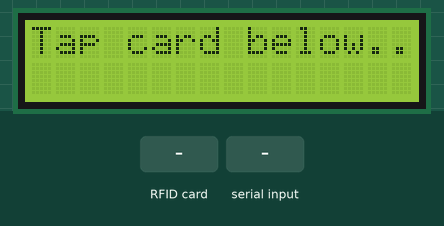
The sketch below on a simulated Arduino Uno, built with avr-gcc and run on an emulated ATmega328P. On the bench: 16×2 character LCD. Inputs (shaded band) come from the test bench. What the sketch prints to the serial monitor is not drawn.

Above: at 1.3 s.
1.4 s: RFID card 5E 7A 19 C4 held to the reader
At 2.5 s:
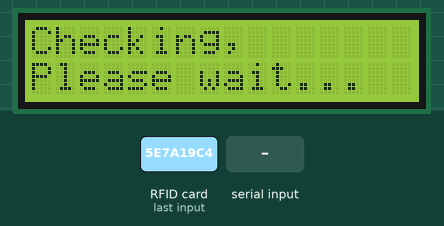
2.9 s: "<#>" received over Serial
At 4.2 s:
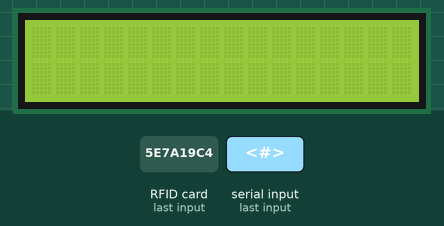
Timing chart, 0 to 5.9 s (numbered marks = the images above; inputs shaded):
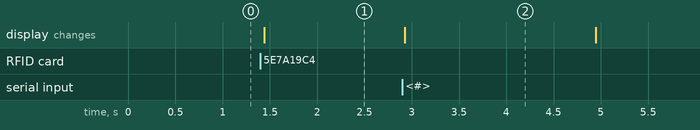

Measured:
- after the input at 1.4 s, the display: changes at once (image 1)
- after the input at 2.9 s, the display: changes at once (image 2)
- what the display in image 2 shows lasts 2.0 s, from 2.9 s to 4.9 s

The sketch:

ArduinoController.ino
```cpp
#include <string.h>
#include <SPI.h>
#include <MFRC522.h>

#include <Wire.h>
#include <LiquidCrystal_I2C.h>

#define SS_PIN 10
#define RST_PIN 9

MFRC522 rfid(SS_PIN, RST_PIN); // Instance of the class

LiquidCrystal_I2C lcd(0x27, 16, 2);

MFRC522::MIFARE_Key key;

void setup() {
  Wire.begin();
  Serial.begin(9600);
  SPI.begin(); // Init SPI bus
  rfid.PCD_Init(); // Init MFRC522


  lcd.init();
  lcd.clear();
  lcd.backlight();      // Make sure backlight is on

  // // Print a message on both lines of the LCD.
  lcd.setCursor(0,0);   //Set cursor to character 2 on line 0
  lcd.print("Tap card below...");

}

const byte numChars = 32;
char receivedChars[numChars];
char receivedChars2[numChars];

boolean newData = false;

void loop() {
  scanRFIDCard();
  recvWithStartEndMarkers();
  showNewData();
}

bool isName = false;
void recvWithStartEndMarkers() {
    static boolean recvInProgress = false;
    static byte ndx = 0;
    static byte ndx2 = 0;
    char startMarker = '<';
    char endMarker = '>';
    char rc;

 // if (Serial.available() > 0) {

    while (Serial.available() > 0 && newData == false) {
        rc = Serial.read();

        if (recvInProgress == true) {
            if (rc != endMarker) {
                if(rc == '#' && !newData){
                  isName = true;
                  continue;
                }
                if(!isName) {
                  receivedChars[ndx] = rc;
                  ndx++;
                  if (ndx >= numChars) {
                    ndx = numChars - 1;
                  }
                }
                else {
                  receivedChars2[ndx2] = rc;
                  ndx2++;
                  if (ndx2 >= numChars) {
                    ndx2 = numChars - 1;
                  }
                }
            }
            else {
                receivedChars[ndx] = '\0'; // terminate the string
                receivedChars2[ndx2] = '\0'; // terminate the string
                recvInProgress = false;
                ndx = 0;
                ndx2 = 0;
                newData = true;
                isName = false;
            }
        }

        else if (rc == startMarker) {
            recvInProgress = true;
        }
    }
}

void showNewData() {
    if (newData == true) {
        lcd.clear();
        lcd.setCursor(0,0);
        lcd.print(receivedChars);
        lcd.setCursor(0,1);
        lcd.print(receivedChars2);

        delay(2000);
        memset(receivedChars, '\0', sizeof(receivedChars));
        memset(receivedChars2, '\0', sizeof(receivedChars2));
        lcd.clear();
        lcd.setCursor(0,0);   //Set cursor to character 2 on line 0
        lcd.print("Tap card below...");
        newData = false;
    }
}

void cardDetected(){
  lcd.clear();
  lcd.setCursor(0,0);
  lcd.print("Card detected,");
  lcd.setCursor(0,1);
  lcd.print("Please wait...");
}

void scanRFIDCard(){
  // Reset the loop if no new card present on the sensor/reader. This saves the entire process when idle.
  if ( ! rfid.PICC_IsNewCardPresent())
    return;

  // Verify if the NUID has been readed
  if ( ! rfid.PICC_ReadCardSerial())
    return;

  MFRC522::PICC_Type piccType = rfid.PICC_GetType(rfid.uid.sak);
  if (piccType != MFRC522::PICC_TYPE_MIFARE_MINI &&
    piccType != MFRC522::PICC_TYPE_MIFARE_1K &&
    piccType != MFRC522::PICC_TYPE_MIFARE_4K) {
    // TODO: REPLACE WITH ERROR CODE
    Serial.println(F("Your tag is not of type MIFARE Classic."));
    return;
  }
  printDec(rfid.uid.uidByte, rfid.uid.size);

  // Halt PICC
  rfid.PICC_HaltA();

  // Stop encryption on PCD
  rfid.PCD_StopCrypto1();
}

void printDec(byte *buffer, byte bufferSize) {
  // TODO: SERIAL HEADER FOR PARSING BY NODE SERVER & ERROR MESSAGING
  for (byte i = 0; i < bufferSize; i++) {
    Serial.print(buffer[i] < 0x10 ? "0" : "");
    Serial.print(buffer[i], DEC);
  }
  Serial.println();
  lcd.clear();
  lcd.setCursor(0,0);   //Set cursor to character 2 on line 0
  lcd.print("Checking,");
  lcd.setCursor(0,1);   //Set cursor to character 2 on line 0
  lcd.print("Please wait...");
}
```
